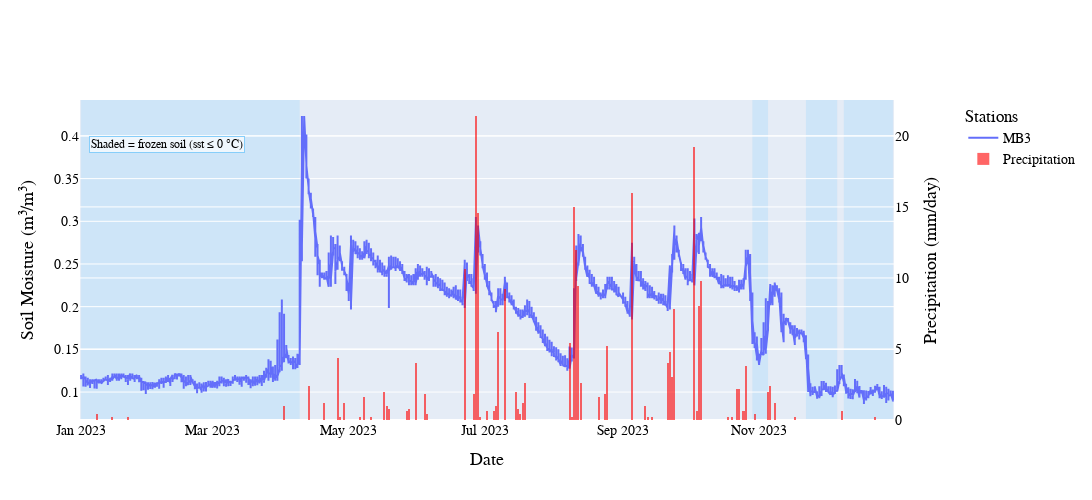

Notebook cell for this chart:
### Code cell
import pandas as pd
import plotly.graph_objects as go
from plotly.subplots import make_subplots

# --- Prep dates ---
sub_df = sub_df.copy()
daily = daily.copy()
sst_daily = sst_daily.copy()

sub_df["date"]    = pd.to_datetime(sub_df["date"]).dt.floor("D")
daily["date"]     = pd.to_datetime(daily["date"]).dt.floor("D")
sst_daily["date"] = pd.to_datetime(sst_daily["date"]).dt.floor("D")

# --- Find contiguous frozen ranges (sst ≤ 0 °C) ---
sst_daily["is_frozen"] = sst_daily["sst_daily"] <= 0
grp = (sst_daily["is_frozen"] != sst_daily["is_frozen"].shift()).cumsum()
frozen_ranges = (
    sst_daily.loc[sst_daily["is_frozen"]]
    .groupby(grp)
    .agg(start=("date", "min"), end=("date", "max"))
    .reset_index(drop=True)
)

# --- Build figure with secondary y-axis ---
fig = make_subplots(specs=[[{"secondary_y": True}]])

# 1) Frozen shading (background)
for _, r in frozen_ranges.iterrows():
    fig.add_shape(
        type="rect", xref="x", yref="paper",
        x0=r["start"], x1=r["end"], y0=0, y1=1,
        fillcolor="LightSkyBlue", opacity=0.25,
        layer="below", line_width=0
    )

# 2) Soil moisture lines
for st, df_st in sub_df.sort_values("date").groupby("station"):
    fig.add_trace(
        go.Scatter(
            x=df_st["date"], y=df_st["ssm"],
            name=st, mode="lines", line=dict(width=2),
            connectgaps=False
        ),
        secondary_y=False
    )

# 3) Precipitation bars
one_day_ms = 24 * 60 * 60 * 1000
fig.add_trace(
    go.Bar(
        x=daily["date"], y=daily["prcp_daily"],
        name="Precipitation", marker_color="red",
        opacity=0.6, marker_line=dict(width=0),
        width=0.9 * one_day_ms
    ),
    secondary_y=True
)

# Layout & axes with bigger fonts
fig.update_layout(
    showlegend=True,
    legend_title_text="Stations",
    font=dict(family="Arial", size=14, color="Black"),  # base font
    bargap=0,
    barmode="overlay",
    annotations=[dict(
        xref="paper", x=0.01, y=0.4, xanchor="left", yanchor="top",
        text="Shaded = frozen soil (sst ≤ 0 °C)",
        showarrow=False, bgcolor="rgba(255,255,255,0.7)",
        bordercolor="LightSkyBlue",
        font=dict(size=12)
    )],
    width=1500,
    height=500,
)

fig.update_xaxes(
    title_text="Date",
    title_font=dict(size=18),
    tickfont=dict(size=14)
)
fig.update_yaxes(
    title_text="Soil Moisture (m³/m³)",
    secondary_y=False,
    title_font=dict(size=18),
    tickfont=dict(size=14)
)
fig.update_yaxes(
    title_text="Precipitation (mm/day)",
    secondary_y=True,
    title_font=dict(size=18),
    tickfont=dict(size=14)
)

fig.show()

### Figure 1 — Plotly figure (JSON) as saved in the notebook; plotly's stock layout.template omitted (floating-point values rounded to 4 significant figures; data arrays with more than 128 entries replaced by an {"elided": "..."} marker saying what was removed)
{"data": [{"connectgaps": false, "line": {"width": 2}, "mode": "lines", "name": "MB3", "type": "scatter", "x": {"elided": "34605 str values"}, "xaxis": "x", "y": {"elided": "34605 float values"}, "yaxis": "y"}, {"marker": {"color": "red", "line": {"width": 0}}, "name": "Precipitation", "opacity": 0.6, "type": "bar", "width": 77760000, "x": {"elided": "364 str values"}, "xaxis": "x", "y": {"elided": "364 float values"}, "yaxis": "y2"}], "layout": {"annotations": [{"bgcolor": "rgba(255,255,255,0.7)", "bordercolor": "LightSkyBlue", "font": {"size": 12}, "showarrow": false, "text": "Shaded = frozen soil (sst ≤ 0 °C)", "x": 0.01, "xanchor": "left", "xref": "paper", "y": 0.4, "yanchor": "top"}], "bargap": 0, "barmode": "overlay", "font": {"color": "Black", "family": "Arial", "size": 14}, "height": 500, "legend": {"title": {"text": "Stations"}}, "shapes": [{"fillcolor": "LightSkyBlue", "layer": "below", "line": {"width": 0}, "opacity": 0.25, "type": "rect", "x0": "2023-01-01T00:00:00", "x1": "2023-04-09T00:00:00", "xref": "x", "y0": 0, "y1": 1, "yref": "paper"}, {"fillcolor": "LightSkyBlue", "layer": "below", "line": {"width": 0}, "opacity": 0.25, "type": "rect", "x0": "2023-10-29T00:00:00", "x1": "2023-11-05T00:00:00", "xref": "x", "y0": 0, "y1": 1, "yref": "paper"}, {"fillcolor": "LightSkyBlue", "layer": "below", "line": {"width": 0}, "opacity": 0.25, "type": "rect", "x0": "2023-11-22T00:00:00", "x1": "2023-12-06T00:00:00", "xref": "x", "y0": 0, "y1": 1, "yref": "paper"}, {"fillcolor": "LightSkyBlue", "layer": "below", "line": {"width": 0}, "opacity": 0.25, "type": "rect", "x0": "2023-12-09T00:00:00", "x1": "2023-12-31T00:00:00", "xref": "x", "y0": 0, "y1": 1, "yref": "paper"}], "showlegend": true, "width": 1500, "xaxis": {"anchor": "y", "domain": [0, 0.94], "tickfont": {"size": 14}, "title": {"font": {"size": 18}, "text": "Date"}}, "yaxis": {"anchor": "x", "domain": [0, 1], "tickfont": {"size": 14}, "title": {"font": {"size": 18}, "text": "Soil Moisture (m³/m³)"}}, "yaxis2": {"anchor": "x", "overlaying": "y", "side": "right", "tickfont": {"size": 14}, "title": {"font": {"size": 18}, "text": "Precipitation (mm/day)"}}}}
